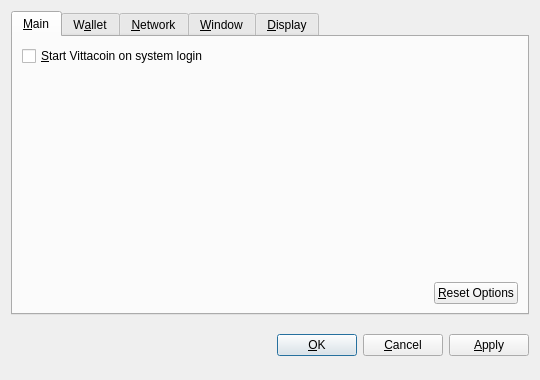
<?xml version="1.0" encoding="UTF-8"?>
<ui version="4.0">
 <class>OptionsDialog</class>
 <widget class="QDialog" name="OptionsDialog">
  <property name="geometry">
   <rect>
    <x>0</x>
    <y>0</y>
    <width>540</width>
    <height>380</height>
   </rect>
  </property>
  <property name="windowTitle">
   <string>Options</string>
  </property>
  <property name="modal">
   <bool>true</bool>
  </property>
  <layout class="QVBoxLayout" name="verticalLayout">
   <item>
    <widget class="QTabWidget" name="tabWidget">
     <property name="tabPosition">
      <enum>QTabWidget::North</enum>
     </property>
     <property name="currentIndex">
      <number>0</number>
     </property>
     <widget class="QWidget" name="tabMain">
      <attribute name="title">
       <string>&amp;Main</string>
      </attribute>
      <layout class="QVBoxLayout" name="verticalLayout_Main">
       <item>
        <widget class="QCheckBox" name="bitcoinAtStartup">
         <property name="toolTip">
          <string>Automatically start Vittacoin after logging in to the system.</string>
         </property>
         <property name="text">
          <string>&amp;Start Vittacoin on system login</string>
         </property>
        </widget>
       </item>
       <item>
        <spacer name="verticalSpacer_Main">
         <property name="orientation">
          <enum>Qt::Vertical</enum>
         </property>
         <property name="sizeHint" stdset="0">
          <size>
           <width>20</width>
           <height>40</height>
          </size>
         </property>
        </spacer>
       </item>
       <item>
        <layout class="QHBoxLayout" name="horizontalLayout_2_Main">
         <item>
          <spacer name="horizontalSpacer_2_Main">
           <property name="orientation">
            <enum>Qt::Horizontal</enum>
           </property>
           <property name="sizeHint" stdset="0">
            <size>
             <width>40</width>
             <height>20</height>
            </size>
           </property>
          </spacer>
         </item>
         <item>
          <widget class="QPushButton" name="resetButton">
           <property name="toolTip">
            <string>Reset all client options to default.</string>
           </property>
           <property name="text">
            <string>&amp;Reset Options</string>
           </property>
           <property name="autoDefault">
            <bool>false</bool>
           </property>
          </widget>
         </item>
        </layout>
       </item>
      </layout>
     </widget>
     <widget class="QWidget" name="tabWallet">
      <attribute name="title">
       <string>W&amp;allet</string>
      </attribute>
      <layout class="QVBoxLayout" name="verticalLayout_Network">
       <item>
        <widget class="QLabel" name="transactionFeeInfoLabel">
         <property name="text">
          <string>Optional transaction fee per kB that helps make sure your transactions are processed quickly. Most transactions are 1 kB.</string>
         </property>
         <property name="textFormat">
          <enum>Qt::PlainText</enum>
         </property>
         <property name="wordWrap">
          <bool>true</bool>
         </property>
        </widget>
       </item>
       <item>
        <layout class="QHBoxLayout" name="horizontalLayout_1_Main">
         <item>
          <widget class="QLabel" name="transactionFeeLabel">
           <property name="text">
            <string>Pay transaction &amp;fee</string>
           </property>
           <property name="textFormat">
            <enum>Qt::PlainText</enum>
           </property>
           <property name="buddy">
            <cstring>transactionFee</cstring>
           </property>
          </widget>
         </item>
         <item>
          <widget class="BitcoinAmountField" name="transactionFee"/>
         </item>
         <item>
          <spacer name="horizontalSpacer_1_Main">
           <property name="orientation">
            <enum>Qt::Horizontal</enum>
           </property>
           <property name="sizeHint" stdset="0">
            <size>
             <width>40</width>
             <height>20</height>
            </size>
           </property>
          </spacer>
         </item>
        </layout>
       </item>
       <item>
        <widget class="QLabel" name="label">
         <property name="text">
          <string>If you disable the spending of unconfirmed change, the change from a transaction cannot be used until that transaction has at least one confirmation. This also affects how your balance is computed.</string>
         </property>
         <property name="wordWrap">
          <bool>true</bool>
         </property>
        </widget>
       </item>
       <item>
        <widget class="QCheckBox" name="spendZeroConfChange">
         <property name="text">
          <string>Spend unconfirmed change  (experts only)</string>
         </property>
        </widget>
       </item>
       <item>
        <spacer name="verticalSpacer">
         <property name="orientation">
          <enum>Qt::Vertical</enum>
         </property>
         <property name="sizeHint" stdset="0">
          <size>
           <width>20</width>
           <height>40</height>
          </size>
         </property>
        </spacer>
       </item>
      </layout>
     </widget>
     <widget class="QWidget" name="tabNetwork">
      <attribute name="title">
       <string>&amp;Network</string>
      </attribute>
      <layout class="QVBoxLayout" name="verticalLayout_Network">
       <item>
        <widget class="QCheckBox" name="mapPortUpnp">
         <property name="toolTip">
          <string>Automatically open the Vittacoin client port on the router. This only works when your router supports UPnP and it is enabled.</string>
         </property>
         <property name="text">
          <string>Map port using &amp;UPnP</string>
         </property>
        </widget>
       </item>
       <item>
        <widget class="QCheckBox" name="connectSocks">
         <property name="toolTip">
          <string>Connect to the Vittacoin network through a SOCKS proxy (e.g. when connecting through Tor).</string>
         </property>
         <property name="text">
          <string>&amp;Connect through SOCKS proxy:</string>
         </property>
        </widget>
       </item>
       <item>
        <layout class="QHBoxLayout" name="horizontalLayout_Network">
         <item>
          <widget class="QLabel" name="proxyIpLabel">
           <property name="text">
            <string>Proxy &amp;IP:</string>
           </property>
           <property name="textFormat">
            <enum>Qt::PlainText</enum>
           </property>
           <property name="buddy">
            <cstring>proxyIp</cstring>
           </property>
          </widget>
         </item>
         <item>
          <widget class="QValidatedLineEdit" name="proxyIp">
           <property name="maximumSize">
            <size>
             <width>140</width>
             <height>16777215</height>
            </size>
           </property>
           <property name="toolTip">
            <string>IP address of the proxy (e.g. 127.0.0.1)</string>
           </property>
          </widget>
         </item>
         <item>
          <widget class="QLabel" name="proxyPortLabel">
           <property name="text">
            <string>&amp;Port:</string>
           </property>
           <property name="textFormat">
            <enum>Qt::PlainText</enum>
           </property>
           <property name="buddy">
            <cstring>proxyPort</cstring>
           </property>
          </widget>
         </item>
         <item>
          <widget class="QLineEdit" name="proxyPort">
           <property name="maximumSize">
            <size>
             <width>55</width>
             <height>16777215</height>
            </size>
           </property>
           <property name="toolTip">
            <string>Port of the proxy (e.g. 9050)</string>
           </property>
          </widget>
         </item>
         <item>
          <widget class="QLabel" name="socksVersionLabel">
           <property name="text">
            <string>SOCKS &amp;Version:</string>
           </property>
           <property name="textFormat">
            <enum>Qt::PlainText</enum>
           </property>
           <property name="buddy">
            <cstring>socksVersion</cstring>
           </property>
          </widget>
         </item>
         <item>
          <widget class="QValueComboBox" name="socksVersion">
           <property name="toolTip">
            <string>SOCKS version of the proxy (e.g. 5)</string>
           </property>
          </widget>
         </item>
         <item>
          <spacer name="horizontalSpacer_Network">
           <property name="orientation">
            <enum>Qt::Horizontal</enum>
           </property>
           <property name="sizeHint" stdset="0">
            <size>
             <width>40</width>
             <height>20</height>
            </size>
           </property>
          </spacer>
         </item>
        </layout>
       </item>
       <item>
        <spacer name="verticalSpacer_Network">
         <property name="orientation">
          <enum>Qt::Vertical</enum>
         </property>
         <property name="sizeHint" stdset="0">
          <size>
           <width>20</width>
           <height>40</height>
          </size>
         </property>
        </spacer>
       </item>
      </layout>
     </widget>
     <widget class="QWidget" name="tabWindow">
      <attribute name="title">
       <string>&amp;Window</string>
      </attribute>
      <layout class="QVBoxLayout" name="verticalLayout_Window">
       <item>
        <widget class="QCheckBox" name="minimizeToTray">
         <property name="toolTip">
          <string>Show only a tray icon after minimizing the window.</string>
         </property>
         <property name="text">
          <string>&amp;Minimize to the tray instead of the taskbar</string>
         </property>
        </widget>
       </item>
       <item>
        <widget class="QCheckBox" name="minimizeOnClose">
         <property name="toolTip">
          <string>Minimize instead of exit the application when the window is closed. When this option is enabled, the application will be closed only after selecting Quit in the menu.</string>
         </property>
         <property name="text">
          <string>M&amp;inimize on close</string>
         </property>
        </widget>
       </item>
       <item>
        <spacer name="verticalSpacer_Window">
         <property name="orientation">
          <enum>Qt::Vertical</enum>
         </property>
         <property name="sizeHint" stdset="0">
          <size>
           <width>20</width>
           <height>40</height>
          </size>
         </property>
        </spacer>
       </item>
      </layout>
     </widget>
     <widget class="QWidget" name="tabDisplay">
      <attribute name="title">
       <string>&amp;Display</string>
      </attribute>
      <layout class="QVBoxLayout" name="verticalLayout_Display">
       <item>
        <layout class="QHBoxLayout" name="horizontalLayout_1_Display">
         <item>
          <widget class="QLabel" name="langLabel">
           <property name="text">
            <string>User Interface &amp;language:</string>
           </property>
           <property name="textFormat">
            <enum>Qt::PlainText</enum>
           </property>
           <property name="buddy">
            <cstring>lang</cstring>
           </property>
          </widget>
         </item>
         <item>
          <widget class="QValueComboBox" name="lang">
           <property name="toolTip">
            <string>The user interface language can be set here. This setting will take effect after restarting Vittacoin.</string>
           </property>
          </widget>
         </item>
        </layout>
       </item>
       <item>
        <layout class="QHBoxLayout" name="horizontalLayout_2_Display">
         <item>
          <widget class="QLabel" name="unitLabel">
           <property name="text">
            <string>&amp;Unit to show amounts in:</string>
           </property>
           <property name="textFormat">
            <enum>Qt::PlainText</enum>
           </property>
           <property name="buddy">
            <cstring>unit</cstring>
           </property>
          </widget>
         </item>
         <item>
          <widget class="QValueComboBox" name="unit">
           <property name="toolTip">
            <string>Choose the default subdivision unit to show in the interface and when sending coins.</string>
           </property>
          </widget>
         </item>
        </layout>
       </item>
       <item>
        <widget class="QCheckBox" name="displayAddresses">
         <property name="toolTip">
          <string>Whether to show Vittacoin addresses in the transaction list or not.</string>
         </property>
         <property name="text">
          <string>&amp;Display addresses in transaction list</string>
         </property>
        </widget>
       </item>
       <item>
        <widget class="QCheckBox" name="coinControlFeatures">
         <property name="toolTip">
          <string>Whether to show coin control features or not.</string>
         </property>
         <property name="text">
          <string>Display coin &amp;control features (experts only!)</string>
         </property>
        </widget>
       </item>
       <item>
        <spacer name="verticalSpacer_Display">
         <property name="orientation">
          <enum>Qt::Vertical</enum>
         </property>
         <property name="sizeHint" stdset="0">
          <size>
           <width>20</width>
           <height>40</height>
          </size>
         </property>
        </spacer>
       </item>
      </layout>
     </widget>
    </widget>
   </item>
   <item>
    <layout class="QHBoxLayout" name="horizontalLayout_Buttons">
     <item>
      <spacer name="horizontalSpacer_1">
       <property name="orientation">
        <enum>Qt::Horizontal</enum>
       </property>
       <property name="sizeHint" stdset="0">
        <size>
         <width>40</width>
         <height>48</height>
        </size>
       </property>
      </spacer>
     </item>
     <item>
      <widget class="QLabel" name="statusLabel">
       <property name="font">
        <font>
         <weight>75</weight>
         <bold>true</bold>
        </font>
       </property>
       <property name="text">
        <string/>
       </property>
       <property name="textFormat">
        <enum>Qt::PlainText</enum>
       </property>
       <property name="wordWrap">
        <bool>true</bool>
       </property>
      </widget>
     </item>
     <item>
      <spacer name="horizontalSpacer_2">
       <property name="orientation">
        <enum>Qt::Horizontal</enum>
       </property>
       <property name="sizeHint" stdset="0">
        <size>
         <width>40</width>
         <height>48</height>
        </size>
       </property>
      </spacer>
     </item>
     <item>
      <widget class="QPushButton" name="okButton">
       <property name="text">
        <string>&amp;OK</string>
       </property>
      </widget>
     </item>
     <item>
      <widget class="QPushButton" name="cancelButton">
       <property name="text">
        <string>&amp;Cancel</string>
       </property>
       <property name="autoDefault">
        <bool>false</bool>
       </property>
      </widget>
     </item>
     <item>
      <widget class="QPushButton" name="applyButton">
       <property name="text">
        <string>&amp;Apply</string>
       </property>
       <property name="autoDefault">
        <bool>false</bool>
       </property>
      </widget>
     </item>
    </layout>
   </item>
  </layout>
 </widget>
 <customwidgets>
  <customwidget>
   <class>BitcoinAmountField</class>
   <extends>QSpinBox</extends>
   <header>bitcoinamountfield.h</header>
  </customwidget>
  <customwidget>
   <class>QValueComboBox</class>
   <extends>QComboBox</extends>
   <header>qvaluecombobox.h</header>
  </customwidget>
  <customwidget>
   <class>QValidatedLineEdit</class>
   <extends>QLineEdit</extends>
   <header>qvalidatedlineedit.h</header>
  </customwidget>
 </customwidgets>
 <resources/>
 <connections/>
</ui>
